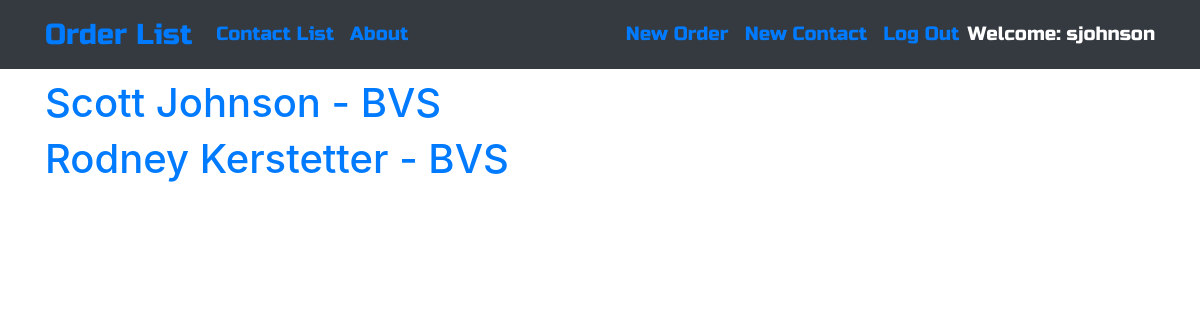
The app's page /contacts/ (signed in), older data.
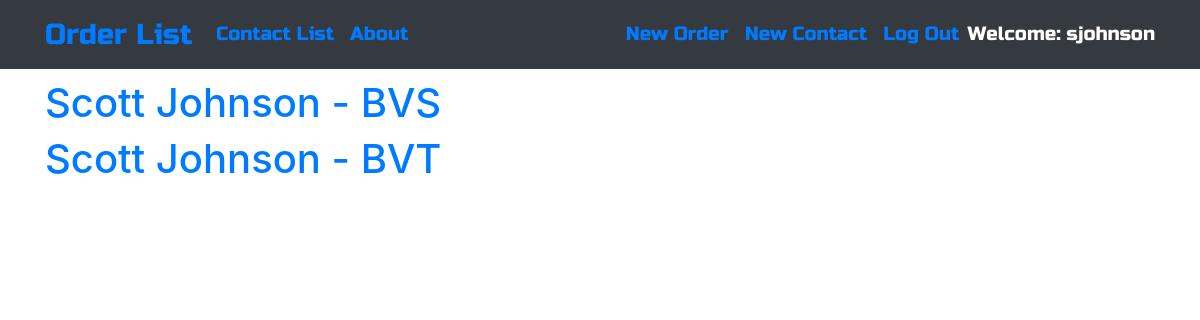
The same page, newer data.
### ordermanager/models.py (models this page shows, shortened)
class Contact(models.Model):
    SITES = (
        ("BVS", "Beaver Springs"),
        ("BVT", "Beavertown"),
    )
    first_name = models.CharField(max_length=50)
    last_name = models.CharField(max_length=50)
    email_address = models.CharField(max_length=100)
    site = models.CharField(max_length=3, choices=SITES)
    active = models.BooleanField(default=True)
    def __str__(self):
        return f"{self.first_name} {self.last_name} - {self.site}"

### ordermanager/views.py (the view)
# urls.py: path('contacts/', views.ContactListView.as_view(), name='contact_list'),
class ContactListView(ListView):
    model = Contact
    def get_queryset(self):
        return Contact.objects.filter(active=True).order_by('last_name', 'site')

### ordermanager/templates/ordermanager/contact_list.html
{% extends "ordermanager/base.html" %}
{% block content %}
<div class="centerstage">
    {% for contact in contact_list %}
        <div class="contact">
            <h1><a href="{% url 'contact_detail' pk=contact.pk %}">{{ contact }}</a></h1>
        </div>
    {% endfor %}
</div>
{% endblock %}

Row changes from the older to the newer data that the page shows:
no longer on this page (row edited): Contact: first_name+last_name+site "Rodney Kerstetter - BVS"
added Contact: first_name+last_name+site "Scott Johnson - BVT"
